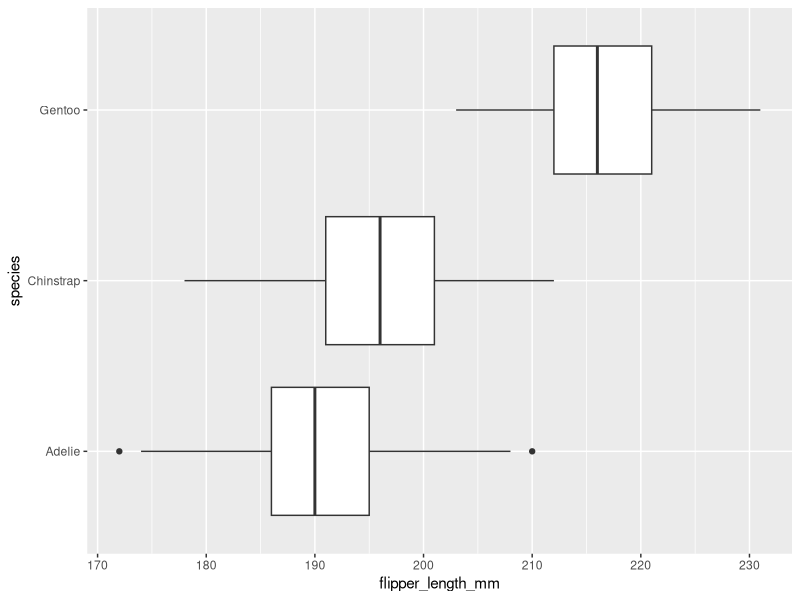
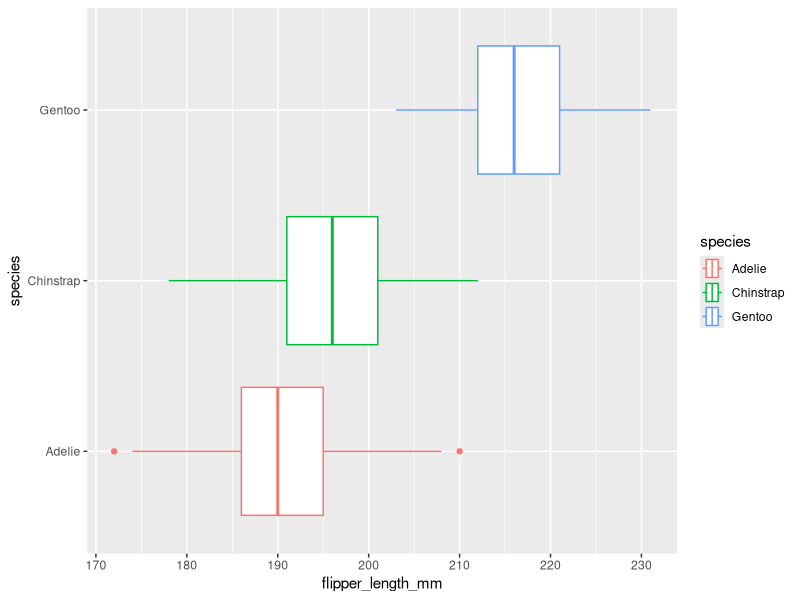
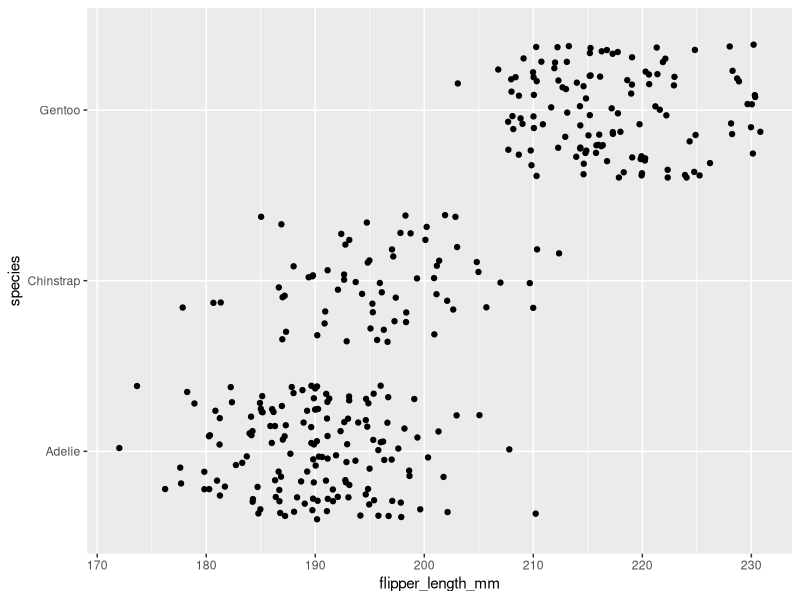
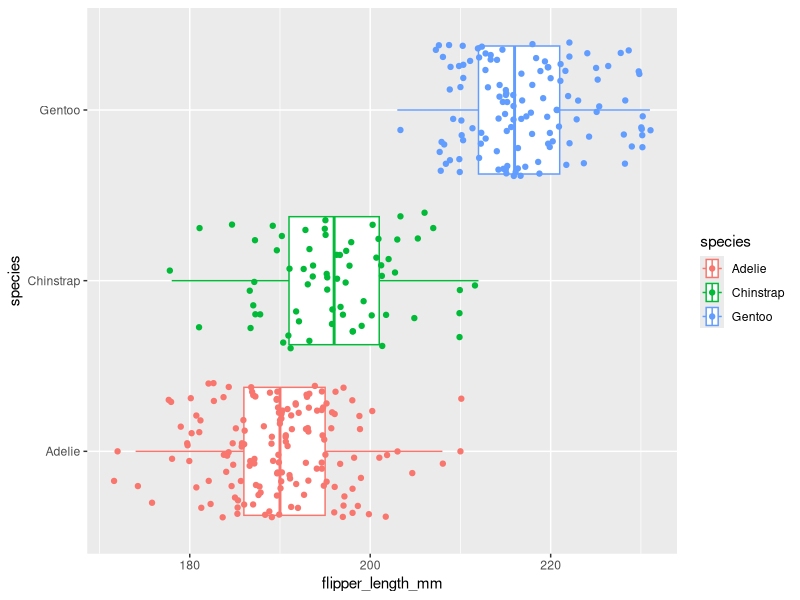

Recreate these plots in R, in order.
## ---- chunk 1
knitr::opts_chunk$set(error = TRUE)
## ---- chunk 2
library(palmerpenguins)
penguins
## ---- chunk 3
library(ggplot2)
## ---- chunk 4
ggplot(data = penguins, mapping = aes(x = flipper_length_mm, y = species)) +
  geom_boxplot()
## ---- chunk 5
ggplot(data = penguins, mapping = aes(x = flipper_length_mm, y = species, color = species)) +
  geom_boxplot()
## ---- chunk 6
ggplot(data = penguins, mapping = aes(x = flipper_length_mm, y = species, position = "jitter")) +
  geom_jitter()
## ---- chunk 7

ggplot(data = penguins, mapping = aes(x = flipper_length_mm, y = species, color = species, position = "jitter")) +
  geom_boxplot() + geom_jitter()

## ---- chunk 8

## ---- chunk 9

## ---- chunk 10

## ---- chunk 11

## ---- chunk 12

## ---- chunk 13

## ---- chunk 14
